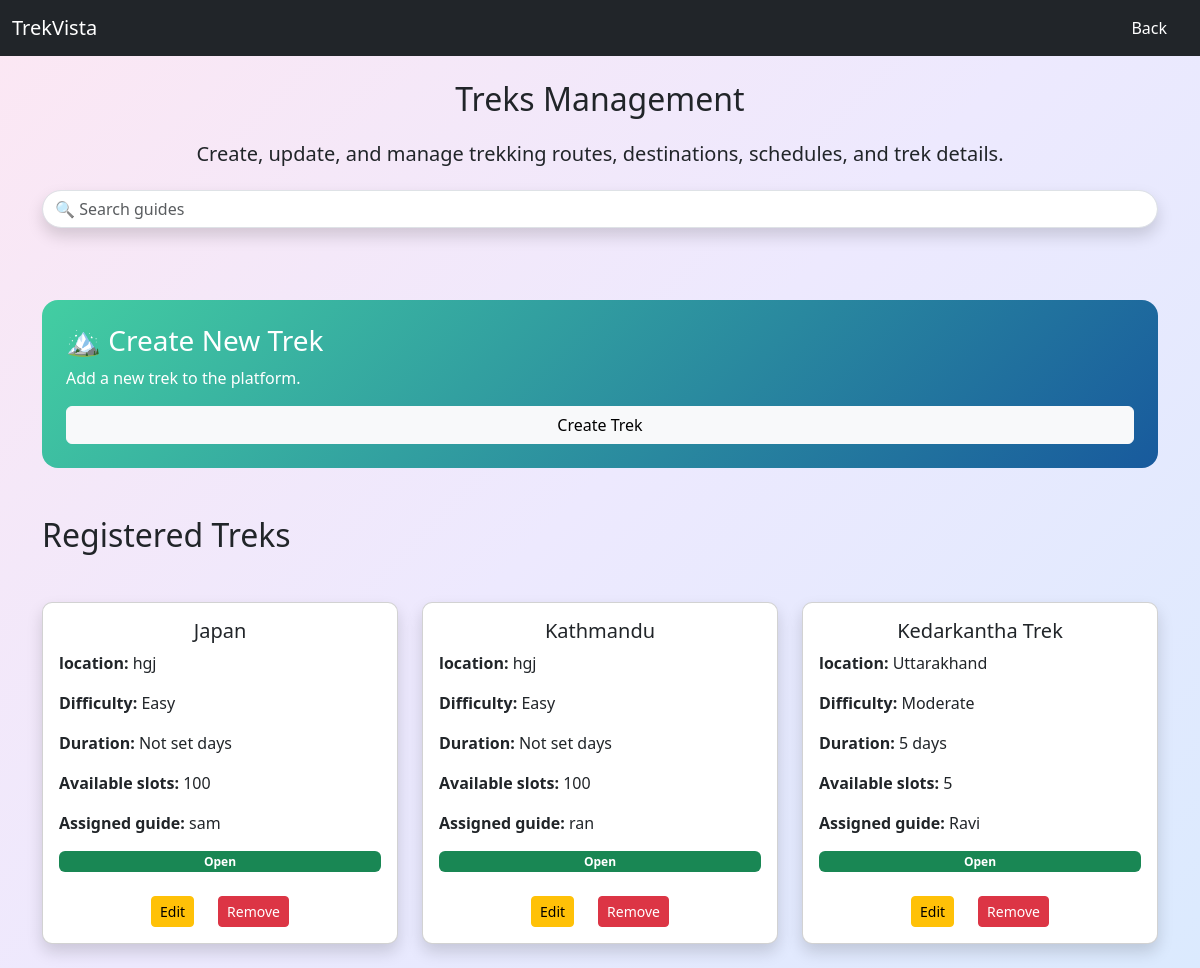
Before: /admin/treks with the older database file.
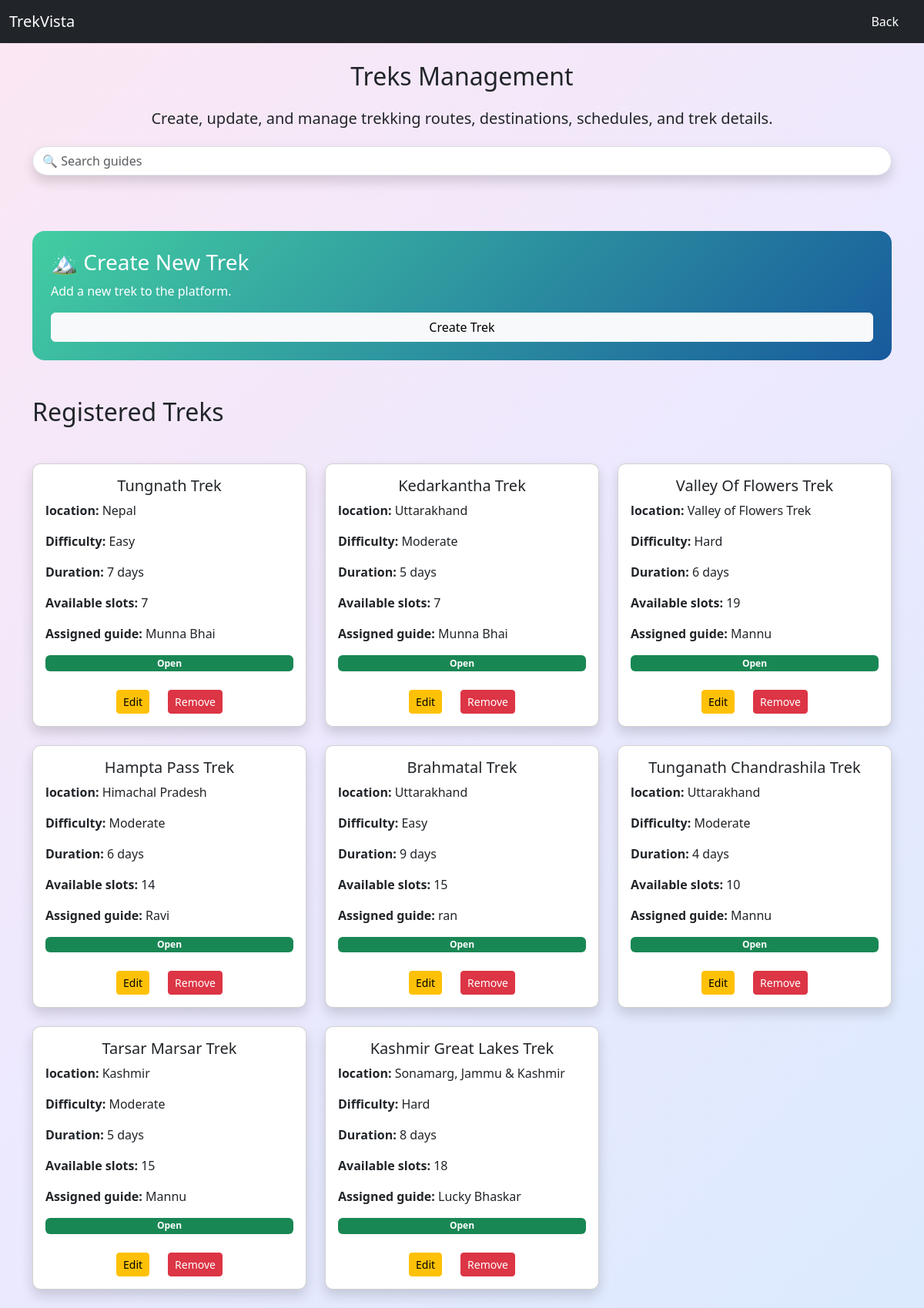
After: the same page with the newer database file.
### application/model.py (models this page shows)
class Trek(db.Model):
    trek_id=db.Column(db.Integer,primary_key=True)
    trek_name = db.Column(db.String,nullable = False)
    location = db.Column(db.String,nullable = False)
    difficulty = db.Column(db.String,nullable = False)
    duration =db.Column(db.Integer)
    available_slots =db.Column(db.Integer, nullable=False)
    assigned_staff_id =db.Column(db.Integer,db.ForeignKey("staff.staff_id"), nullable=True)
    trek_status=db.Column(db.String(100),default="Not Started")
    booking_status=db.Column(db.String(100),default="Open")
    start_date=db.Column(db.DateTime)
    end_date=db.Column(db.DateTime)
    payment_status = db.Column(db.String,default="Pending")
    is_closed = db.Column(db.Boolean, default=False)
    created_at =  db.Column(db.DateTime, default=datetime.utcnow)
    bookings = db.relationship("Booking", backref="trek")

class Staff(db.Model):
    staff_id=db.Column(db.Integer,primary_key=True)
    staff_name = db.Column(db.String, nullable = False)
    contact_details=db.Column(db.String(15))
    status=db.Column(db.String,default="Added" )
    email = db.Column(db.String(100), unique=True,nullable = False)
    password = db.Column(db.String(100), nullable=False)
    is_added = db.Column(db.Boolean, default=False)
    is_blacklisted = db.Column(db.Boolean, default=False)
    treks=db.relationship("Trek",backref="staff")

### application/routes.py (the view)
@app.route("/admin/treks")
def admin_treks():
    search = request.args.get("search", "")
    staff=Staff.query.all()
    if search:
        treks = Trek.query.filter(
            or_(
                Trek.trek_name.ilike(f"%{search}%"),
                Trek.trek_id == search if search.isdigit() else False
            )
        ).all()
    else:
        treks = Trek.query.all()
    return render_template(
        "admin/trek.html",
        treks=treks,
        search=search,
        staff=staff)

### templates/Admin/trek.html (shortened to what this page needs)
<!DOCTYPE html>
<html lang="en">
<head>
    <link href="https://cdn.jsdelivr.net/npm/bootstrap@5.3.8/dist/css/bootstrap.min.css" rel="stylesheet">
</head>
<body>
<nav class="navbar bg-dark navbar-expand-lg navbar-dark bg-dark">
    <div class="container-fluid">
        <a class="navbar-brand">TrekVista</a>
        <div ms-auto>
        <a href="/admin_dashboard" class="btn text-white me-2">Back</a>
            </div>
    </div>
</nav>
<div class="container mt-4">
    <h2 class="mb-4 text-center"> Treks Management</h2>
    <h5 class="text-center">Create, update, and manage trekking routes, destinations, schedules, and trek details.</h5>
          <form class="d-flex justify-content-center mt-4" method="GET">
    <input
        class="form-control w-100 rounded-pill shadow"
        type="search"
        name="search"
        value="{{ search }}"
        placeholder="🔍 Search guides"
    >
</form>
<br>
<br>
<br>
{% if search %}
<h2 class="mb-4">Search Results for "{{ search }}"</h2>
{% else %}
<div class="card border-0 rounded-4 text-white p-4"
     style="background: linear-gradient(135deg,#43cea2,#185a9d);">
    <h3>🏔️ Create New Trek</h3>
    <p>Add a new trek to the platform.</p>
    <a href="/admin/trek/create_trek"
       class="btn btn-light">
        Create Trek
    </a>
</div>
<br>
<br>
<h2 class="mb-4">Registered Treks</h2>
{% endif %}
<br>
    <div class="row">
        {% for trek in treks  %}
        <div class="col-md-4 mb-4">
            <div class="card shadow p-3">
              <h5 class="card-title text-capitalize text-center">{{ trek.trek_name }}</h5>
                    <p><strong>location: </strong> {{ trek.location if trek.location else "N/A" }}</p>
                    <p><strong>Difficulty: </strong> {{ trek.difficulty }}</p>
                    <p><strong>Duration: </strong>{{ trek.duration if trek.duration else 'Not set' }} days</p>
                    <p><strong>Available slots: </strong>{{ trek.available_slots if trek.available_slots else 'Not set' }}</p>
                    <p><strong>Assigned guide:  </strong>{{ trek.staff.staff_name if trek.staff else "Not Assigned" }}</p>
                {% if trek.is_closed %}
                    <span class="badge bg-danger">Closed</span>
                {% else %}
                    <span class="badge bg-success">Open</span>
                {% endif %}
                <br>
                <div class="d-flex justify-content-center gap-4">
                    <a href="/admin/trek/edit/{{ trek.trek_id }}" class="btn btn-warning  btn-sm">
                        Edit
                    </a>
                    <a href="/admin/trek/remove/{{ trek.trek_id }}" class="btn btn-danger btn-sm">
                        Remove
                    </a>
                </div>
            </div>
        </div>
        {% endfor %}
    </div>
</div>
</body>
</html>

Changed rows visible on the page:
removed Trek: trek_name "Kathmandu", location "hgj", difficulty "Easy", duration "Not set", available_slots "100", staff "ran", is_closed "Open"
changed Trek: trek_name "Japan" → "Tungnath Trek"; location "hgj" → "Nepal"; duration "Not set" → "7"; available_slots "100" → "7"; staff "sam" → "Munna Bhai"
changed Trek "Kedarkantha Trek": available_slots "5" → "7"; staff "Ravi" → "Munna Bhai"
added Trek: trek_name "Valley Of Flowers Trek", location "Valley of Flowers Trek", difficulty "Hard", duration "6", available_slots "19", staff "Mannu", is_closed "Open"
added Trek: trek_name "Hampta Pass Trek", location "Himachal Pradesh", difficulty "Moderate", duration "6", available_slots "14", staff "Ravi", is_closed "Open"
added Trek: trek_name "Brahmatal Trek", location "Uttarakhand", difficulty "Easy", duration "9", available_slots "15", staff "ran", is_closed "Open"
added Trek: trek_name "Tunganath Chandrashila Trek", location "Uttarakhand", difficulty "Moderate", duration "4", available_slots "10", staff "Mannu", is_closed "Open"
added Trek: trek_name "Tarsar Marsar Trek", location "Kashmir", difficulty "Moderate", duration "5", available_slots "15", staff "Mannu", is_closed "Open"
added Trek: trek_name "Kashmir Great Lakes Trek", location "Sonamarg, Jammu & Kashmir", difficulty "Hard", duration "8", available_slots "18", staff "Lucky Bhaskar", is_closed "Open"
